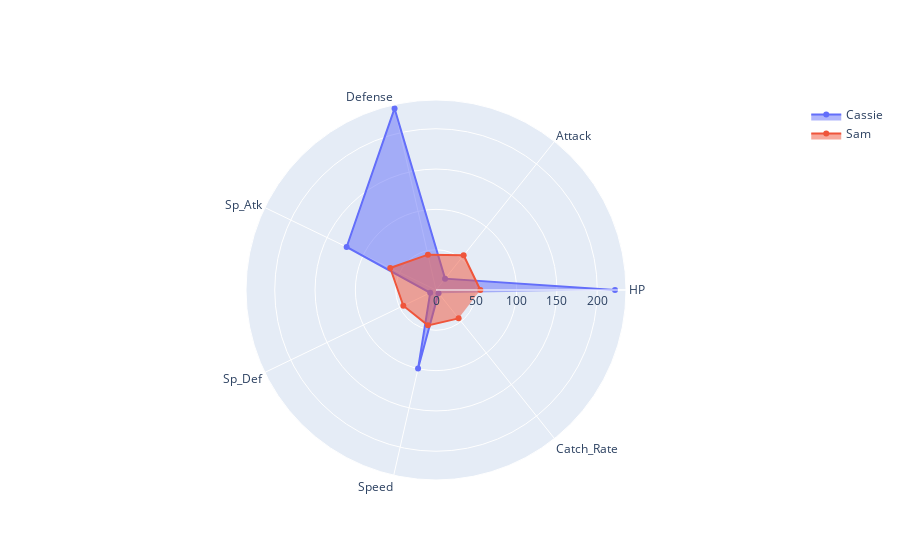

Notebook source saved alongside this figure:
### Markdown cell above
## Visualizing Pokemon
-----

### Code cell
categories = ['HP','Attack','Defense','Sp_Atk','Sp_Def','Speed','Catch_Rate']

fig = go.Figure()

fig.add_trace(go.Scatterpolar(
      r=[222, 18, 231, 123, 8, 100, 5],
      theta=categories,
      fill='toself',
      name='Cassie'
))
fig.add_trace(go.Scatterpolar(
      r=[55, 55, 45, 63, 45, 45, 45],
      theta=categories,
      fill='toself',
      name='Sam'
))
layout = go.Layout(
        polar = dict(
        radialaxis = dict(
            visible = True,
            range = [0, 250]
        )
      ),
  showlegend=False
)

fig.show()

### Figure 1 — Plotly figure (JSON) as saved in the notebook; plotly's stock layout.template omitted (floating-point values rounded to 4 significant figures)
{"data": [{"fill": "toself", "name": "Cassie", "r": [222, 18, 231, 123, 8, 100, 5], "theta": ["HP", "Attack", "Defense", "Sp_Atk", "Sp_Def", "Speed", "Catch_Rate"], "type": "scatterpolar"}, {"fill": "toself", "name": "Sam", "r": [55, 55, 45, 63, 45, 45, 45], "theta": ["HP", "Attack", "Defense", "Sp_Atk", "Sp_Def", "Speed", "Catch_Rate"], "type": "scatterpolar"}], "layout": {}}
